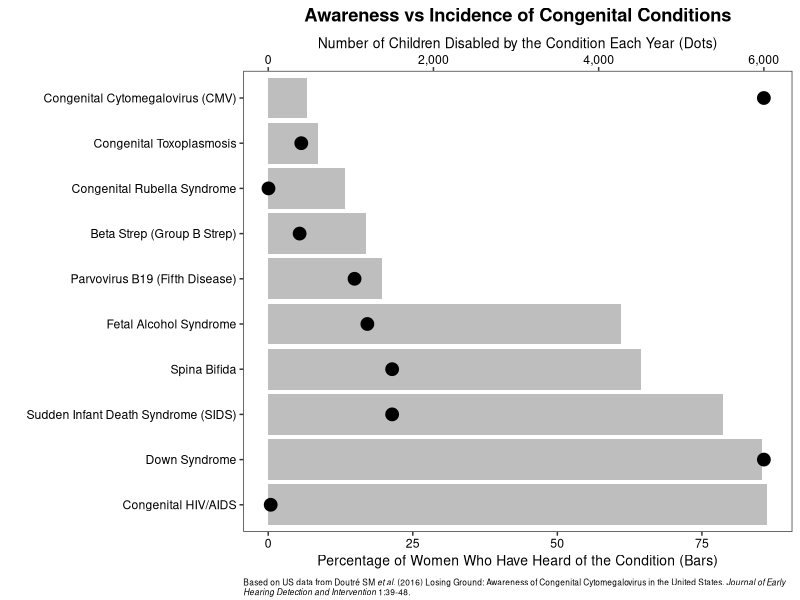

Write the R code that produced this figure. (Note: this script raises an error after producing the figure.)
library(tidyverse)
library(cowplot)
library(ggtext)

# Get data from Doutre et al.

df <- tribble(
  ~condition, ~awareness, ~incidence,
  "Congenital Cytomegalovirus (CMV)", 6.7, 6000,
  "Congenital Toxoplasmosis", 8.53, 400,
  "Congenital Rubella Syndrome", 13.27, 3,
  "Beta Strep (Group B Strep)", 16.91, 380,
  "Parvovirus B19 (Fifth Disease)", 19.63, 1045,
  "Fetal Alcohol Syndrome", 61.04, 1200,
  "Spina Bifida", 64.54, 1500,
  "Sudden Infant Death Syndrome (SIDS)", 78.7, 1500,
  "Down Syndrome", 85.44, 6000,
  "Congenital HIV/AIDS", 86.33, 30
)

# Create chart

p <- df %>%
  ggplot(aes(x = reorder(condition, desc(awareness)), y = awareness)) +
  geom_col(fill = "gray") +
  geom_point(
    aes(x = condition, y = incidence / 70),
    size = 4,
    pch = 21,
    fill = "black"
  ) +
  scale_y_continuous(
    sec.axis = sec_axis(
      ~ . * 70, 
      name = "Number of Children Disabled by the Condition Each Year (Dots)",
      labels = scales::comma_format()
    )
  ) +
  coord_flip() +
  labs(
    x = "",
    y = "Percentage of Women Who Have Heard of the Condition (Bars)",
    title = "Awareness vs Incidence of Congenital Conditions",
    caption = "Based on US data from Doutré SM *et al.* (2016) Losing Ground: Awareness of Congenital Cytomegalovirus 
    in the United States. *Journal of Early Hearing Detection and Intervention* 1:39-48."
  ) +
  theme_bw() +
  theme(
    plot.title = element_text(face = "bold", hjust = .5),
    plot.caption = element_textbox_simple(size = 6, margin = margin(10, 0, 0, 0)),
    axis.text = element_text(color = "black"),
    axis.title = element_text(size = 10),
    axis.title.x = element_text()
  ) +
  background_grid(major = "none")

# Save chart

ggsave2(
  "images/cmv_awareness-vs-incidence_grayscale.png", 
  plot = p, 
  width = 7, 
  height = 4
)
